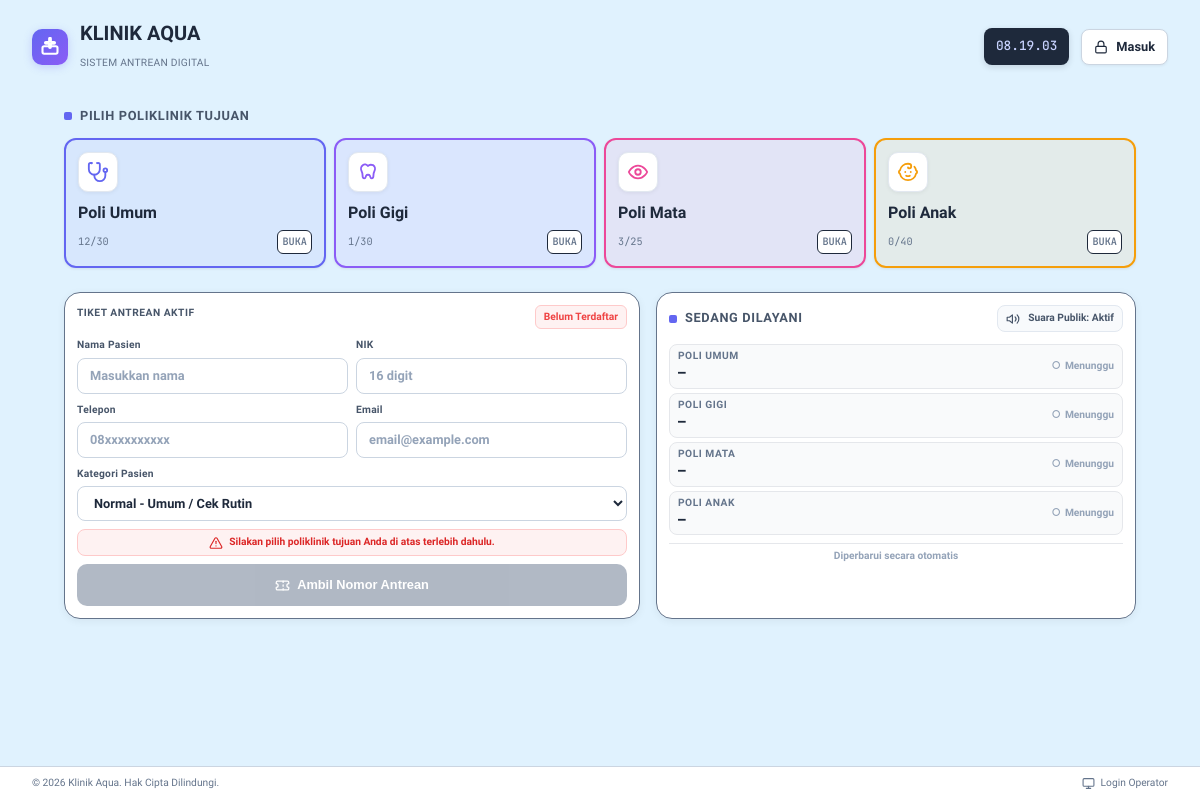
The page / on the database its author committed.
### queue_app/models.py (models this page shows, shortened)
class Poli(models.Model):
    POLI_CHOICES = [
        ('umum', 'Poli Umum'),
        ('gigi', 'Poli Gigi'),
        ('mata', 'Poli Mata'),
        ('anak', 'Poli Anak'),
    ]
    kode = models.CharField(max_length=10, choices=POLI_CHOICES, unique=True)
    nama = models.CharField(max_length=50)
    prefix = models.CharField(max_length=5)
    counter = models.IntegerField(default=1)  # nomor antrean berikutnya hari ini
    kuota_harian = models.IntegerField(default=50)
    durasi_rata_rata = models.IntegerField(default=10)  # estimasi durasi pelayanan per pasien (menit)

### queue_app/views.py (the view)
# urls.py: path('', views.index, name='index'),
def index(request):
    if request.user.is_authenticated:
        if request.user.groups.filter(name='admin').exists() or request.user.is_superuser:
            return redirect('queue_app:admin_dashboard')
        if request.user.groups.filter(name='dokter').exists():
            return redirect('queue_app:dokter_select')
    polis = Poli.objects.all()
    poli_data = [{'poli': p} for p in polis]
    context = {
        'poli_data': poli_data,
    }
    return render(request, 'queue_app/index.html', context)

### queue_app/templates/queue_app/index.html (shortened to what this page needs)
{% extends 'queue_app/base.html' %}
{% block content %}
<div class="main-content">
    <div id="poli-selection-container">
        <div class="section-title">Pilih Poliklinik Tujuan</div>
        <div class="poli-grid">
            {% for data in poli_data %}
            <div class="poli-card" data-kode="{{ data.poli.kode }}" onclick="selectPoli('{{ data.poli.kode }}', '{{ data.poli.nama }}')">
                <div class="poli-icon">
                    {% if data.poli.kode == 'umum' %}
                    <svg xmlns="http://www.w3.org/2000/svg" width="22" height="22" viewBox="0 0 24 24" fill="none" stroke="#6366f1" stroke-width="2" stroke-linecap="round" stroke-linejoin="round"><path d="M4.8 2.3A.3.3 0 1 0 5 2H4a2 2 0 0 0-2 2v5a6 6 0 0 0 6 6 6 6 0 0 0 6-6V4a2 2 0 0 0-2-2h-1a.2.2 0 1 0 .3.3"/><path d="M8 15v1a6 6 0 0 0 6 6v0a6 6 0 0 0 6-6v-4"/><circle cx="20" cy="10" r="2"/></svg>
                    {% elif data.poli.kode == 'gigi' %}
                    <svg xmlns="http://www.w3.org/2000/svg" width="22" height="22" viewBox="0 0 24 24" fill="none" stroke="#8b5cf6" stroke-width="2" stroke-linecap="round" stroke-linejoin="round"><path d="M12 5.5c-1.5-2-4-2.5-5.5-1C4 6 4 9 5 11c.5 1 1 2 1 4s.5 4 2 4 1.5-2 2-3c.5-1 .5-1 2-1s1.5 0 2 1c.5 1 .5 3 2 3s2-2 2-4 .5-3 1-4c1-2 1-5-1.5-6.5C16 4 13.5 3.5 12 5.5z"/></svg>
                    {% elif data.poli.kode == 'mata' %}
                    <svg xmlns="http://www.w3.org/2000/svg" width="22" height="22" viewBox="0 0 24 24" fill="none" stroke="#ec4899" stroke-width="2" stroke-linecap="round" stroke-linejoin="round"><path d="M2 12s3-7 10-7 10 7 10 7-3 7-10 7-10-7-10-7Z"/><circle cx="12" cy="12" r="3"/></svg>
                    {% endif %}
                </div>
                <div class="poli-name">{{ data.poli.nama }}</div>
                <div class="poli-meta">
                    <span id="filled-{{ data.poli.kode }}">0/{{ data.poli.kuota_harian }}</span>
                    <span class="poli-status" id="status-badge-{{ data.poli.kode }}">BUKA</span>
                </div>
            </div>
            {% endfor %}
        </div>
    </div>
    <div class="content-grid">
        <div class="ticket-card">
            <div class="ticket-header">
                <div class="ticket-title">Tiket Antrean Aktif</div>
                <div class="ticket-status" id="ticket-status">Belum Terdaftar</div>
            </div>
            <div id="reg-section">
                <form onsubmit="handleRegistration(event)" id="reg-form">
                    <div class="ticket-form-group">
                        <div class="input-wrap">
                            <label for="nama">Nama Pasien</label>
                            <input type="text" id="nama" placeholder="Masukkan nama" required>
                        </div>
                        <div class="input-wrap">
                            <label for="nik">NIK</label>
                            <input type="text" id="nik" placeholder="16 digit" maxlength="16" required>
                        </div>
                    </div>
                    <div class="ticket-form-group">
                        <div class="input-wrap">
                            <label for="telepon">Telepon</label>
                            <input type="text" id="telepon" placeholder="08xxxxxxxxxx">
                        </div>
                        <div class="input-wrap">
                            <label for="email">Email</label>
                            <input type="email" id="email" placeholder="email@example.com">
                        </div>
                    </div>
                    <div class="ticket-form-group full">
                        <div class="input-wrap">
                            <label for="prioritas">Kategori Pasien</label>
                            <select id="prioritas">
                                <option value="0">Normal - Umum / Cek Rutin</option>
                            </select>
                        </div>
                    </div>
                    <div id="poli-hint" style="font-size: var(--font-xs); font-weight: var(--font-semibold); color: #dc2626; margin-bottom: var(--space-2); text-align: center; display: flex; align-items: center; justify-content: center; gap: 6px; background: #fef2f2; border: 1px solid #fecaca; border-radius: 8px; padding: var(--space-1) var(--space-2);">
                        Silakan pilih poliklinik tujuan Anda di atas terlebih dahulu.
                    </div>
                    <button type="submit" class="btn-submit" id="submit-btn" disabled>
                        Ambil Nomor Antrean
                    </button>
                </form>
            </div>
        </div>
        <div class="queue-card">
            <div style="display: flex; justify-content: space-between; align-items: center; margin-bottom: var(--space-3); flex-wrap: wrap; gap: var(--space-2);">
                <div class="section-title" style="margin-bottom: 0;">Sedang Dilayani</div>
                <div style="display: flex; align-items: center; gap: var(--space-2); background: #f8fafc; border: 1px solid #e2e8f0; border-radius: 8px; padding: var(--space-1) var(--space-2); cursor: pointer; transition: all 0.2s ease;" onclick="togglePublicAudio()" id="audio-toggle-btn" title="Aktifkan/Senyapkan Panggilan Suara Publik">
                    <span id="audio-toggle-icon" style="display: flex; align-items: center;">
                    </span>
                    <span style="font-size: var(--font-xs); font-weight: var(--font-bold);" id="audio-toggle-text">Suara Publik: Aktif</span>
                </div>
            </div>
            <div class="queue-list" id="queue-list">
                {% for data in poli_data %}
                        <div class="queue-item" data-kode="{{ data.poli.kode }}">
                    <div>
                        <div class="queue-poli">{{ data.poli.nama }}</div>
                        <div class="queue-number" id="queue-num-{{ data.poli.kode }}">—</div>
                    </div>
                    <div style="text-align: right;">
                        <div class="queue-status-label queue-status-idle" id="queue-status-{{ data.poli.kode }}">
                            <span class="queue-status-icon" aria-hidden="true">○</span>
                            <span class="queue-status-text">Menunggu</span>
                        </div>
                    </div>
                </div>
                {% endfor %}
            </div>
            <div class="queue-footer">Diperbarui secara otomatis</div>
        </div>
    </div>
</div>
{% endblock %}

### queue_app/templates/queue_app/base.html (shortened to what this page needs)
<!doctype html>
<html lang="id">
  <head>
  </head>
  <body>
    <header class="header">
      <div class="brand">
        <div class="brand-logo">
          <svg
            xmlns="http://www.w3.org/2000/svg"
            width="20"
            height="20"
            viewBox="0 0 24 24"
            fill="none"
            stroke="white"
            stroke-width="2.5"
            stroke-linecap="round"
            stroke-linejoin="round"
          >
            <path
              d="M11 2a1 1 0 0 1 2 0v4h4a1 1 0 0 1 0 2h-4v4a1 1 0 0 1-2 0v-4H7a1 1 0 0 1 0-2h4V2z"
            />
            <rect x="3" y="11" width="18" height="9" rx="2" />
          </svg>
        </div>
        <div class="brand-text">
          <strong>KLINIK AQUA</strong>
          <small>SISTEM ANTREAN DIGITAL</small>
        </div>
      </div>
      <div class="header-right">
        <div class="clock" id="header-clock">--:--:--</div>
        {% if user.is_authenticated %}
        {% if user.is_superuser or user.groups.all|join:","|stringformat:"s" == "admin" %}
        <a href="{% url 'queue_app:admin_dashboard' %}" class="btn">
          <svg
            xmlns="http://www.w3.org/2000/svg"
            width="14"
            height="14"
            viewBox="0 0 24 24"
            fill="none"
            stroke="currentColor"
            stroke-width="2"
            stroke-linecap="round"
            stroke-linejoin="round"
          >
            <rect x="3" y="3" width="18" height="18" rx="2" />
            <path d="M3 9h18M9 21V9" />
          </svg>
          Admin
        </a>
        {% endif %}
        {% if user.groups.all|join:","|stringformat:"s" == "dokter" %}
        <a href="{% url 'queue_app:dokter_select' %}" class="btn">
          <svg
            xmlns="http://www.w3.org/2000/svg"
            width="14"
            height="14"
            viewBox="0 0 24 24"
            fill="none"
            stroke="currentColor"
            stroke-width="2"
            stroke-linecap="round"
            stroke-linejoin="round"
          >
            <path
              d="M4.8 2.3A.3.3 0 1 0 5 2H4a2 2 0 0 0-2 2v5a6 6 0 0 0 6 6 6 6 0 0 0 6-6V4a2 2 0 0 0-2-2h-1a.2.2 0 1 0 .3.3"
            />
            <path d="M8 15v1a6 6 0 0 0 6 6v0a6 6 0 0 0 6-6v-4" />
            <circle cx="20" cy="10" r="2" />
          </svg>
          Dokter
        </a>
        {% endif %}
        <a href="{% url 'queue_app:logout' %}" class="btn">
          <svg
            xmlns="http://www.w3.org/2000/svg"
            width="14"
            height="14"
            viewBox="0 0 24 24"
            fill="none"
            stroke="currentColor"
            stroke-width="2"
            stroke-linecap="round"
            stroke-linejoin="round"
          >
            <path d="M9 21H5a2 2 0 0 1-2-2V5a2 2 0 0 1 2-2h4" />
            <polyline points="16 17 21 12 16 7" />
            <line x1="21" y1="12" x2="9" y2="12" />
          </svg>
          Keluar
        </a>
        {% else %}
        <a href="{% url 'queue_app:login' %}" class="btn">
          <svg
            xmlns="http://www.w3.org/2000/svg"
            width="14"
            height="14"
            viewBox="0 0 24 24"
            fill="none"
            stroke="currentColor"
            stroke-width="2"
            stroke-linecap="round"
            stroke-linejoin="round"
          >
            <rect x="3" y="11" width="18" height="11" rx="2" ry="2" />
            <path d="M7 11V7a5 5 0 0 1 10 0v4" />
          </svg>
          Masuk
        </a>
        {% endif %}
      </div>
    </header>
    <main class="main-content">{% block content %}{% endblock %}</main>
    <footer class="footer">
      <div>© 2026 Klinik Aqua. Hak Cipta Dilindungi.</div>
      <div style="display: flex; align-items: center; gap: 6px">
        <svg
          xmlns="http://www.w3.org/2000/svg"
          width="13"
          height="13"
          viewBox="0 0 24 24"
          fill="none"
          stroke="currentColor"
          stroke-width="2"
          stroke-linecap="round"
          stroke-linejoin="round"
        >
          <rect x="2" y="3" width="20" height="14" rx="2" />
          <line x1="8" y1="21" x2="16" y2="21" />
          <line x1="12" y1="17" x2="12" y2="21" />
        </svg>
        Login Operator
      </div>
    </footer>
  </body>
</html>

### queue_app/templates/queue_app/base.html (style rules this page uses)
:root { --font-xs: 0.64rem; --font-sm: 0.8rem; --font-base: 1rem; --font-lg: 1.25rem; --font-xl: 1.563rem; --font-2xl: 1.953rem; --font-3xl: 2.441rem; --font-4xl: 3.052rem; --line-tight: 1.2; --line-snug: 1.375; --line-normal: 1.5; --line-relaxed: 1.625; --line-loose: 2; --letter-tighter: -0.05em; --letter-tight: -0.025em; --letter-normal: 0em; --letter-wide: 0.025em; --letter-wider: 0.05em; --letter-widest: 0.1em; --font-light: 300; --font-normal: 400; --font-medium: 500; --font-semibold: 600; --font-bold: 700; --font-extrabold: 800; --color-text-primary: #1e293b; --color-text-secondary: #475569; --color-text-tertiary: #64748b; --color-text-muted: #94a3b8; --color-accent: #6366f1; --color-accent-light: #a5b4fc; --color-accent-bg: #eef2ff; --color-background: #e0f2fe; --color-surface: #ffffff; --color-accent-hover: #4f46e5; --space-1: 0.25rem; --space-2: 0.5rem; --space-3: 0.75rem; --space-4: 1rem; --space-5: 1.25rem; --space-6: 1.5rem; --space-8: 2rem; --space-10: 2.5rem; --space-12: 3rem; --space-16: 4rem; --space-20: 5rem; }
* { box-sizing: border-box; margin: 0; padding: 0; }
* { -ms-overflow-style: none; scrollbar-width: none; }
body { font-family: "Plus Jakarta Sans", system-ui, -apple-system, BlinkMacSystemFont, "Segoe UI", Roboto, sans-serif; background-color: var(--color-background); color: var(--color-text-secondary); min-height: 100vh; width: 100%; max-width: 100%; overflow-x: hidden; overflow-y: auto; display: flex; flex-direction: column; line-height: var(--line-relaxed); font-size: var(--font-base); -webkit-font-smoothing: antialiased; -moz-osx-font-smoothing: grayscale; text-rendering: optimizeLegibility; }
small, .text-sm { font-size: var(--font-sm); line-height: var(--line-snug); }
.header { background: transparent; padding: var(--space-2) var(--space-8); display: flex; justify-content: space-between; align-items: center; margin-top: var(--space-3); position: sticky; top: var(--space-3); z-index: 100; }
.brand { display: flex; align-items: center; gap: var(--space-3); }
.brand-logo { width: 36px; height: 36px; border-radius: 10px; background: linear-gradient(135deg, #6366f1, #8b5cf6); display: grid; place-items: center; color: white; font-size: 16px; border: none; box-shadow: 0 2px 8px rgba(99, 102, 241, 0.25); }
.brand-text strong { display: block; font-size: var(--font-lg); font-weight: var(--font-extrabold); color: var(--color-text-primary); line-height: var(--line-snug); }
.brand-text small { font-size: var(--font-xs); color: var(--color-text-tertiary); font-weight: var(--font-medium); letter-spacing: var(--letter-wide); line-height: var(--line-snug); }
.header-right { display: flex; align-items: center; gap: var(--space-3); }
.clock { background: var(--color-text-primary); color: #c7d2fe; font-family: "JetBrains Mono", monospace; font-size: var(--font-sm); font-weight: var(--font-medium); padding: var(--space-2) var(--space-3); border-radius: 8px; border: none; box-shadow: 0 2px 6px rgba(17, 24, 39, 0.15); }
.btn { display: inline-flex; align-items: center; gap: var(--space-2); padding: var(--space-2) var(--space-3); border: 1px solid #cbd5e1; border-radius: 8px; background: var(--color-surface); font-family: inherit; font-size: var(--font-sm); font-weight: var(--font-semibold); cursor: pointer; text-decoration: none; color: var(--color-text-primary); box-shadow: 0 1px 3px rgba(0, 0, 0, 0.06); transition: all 0.2s cubic-bezier(0.4, 0, 0.2, 1); line-height: var(--line-snug); }
.main-content { flex: 1; padding: var(--space-3) var(--space-8); display: flex; flex-direction: column; gap: var(--space-3); }
.footer { border-top: 1px solid #cbd5e1; background: var(--color-surface); padding: var(--space-2) var(--space-8); display: flex; justify-content: space-between; align-items: center; font-size: var(--font-xs); color: var(--color-text-tertiary); font-weight: var(--font-medium); }
.section-title { font-size: var(--font-sm); font-weight: var(--font-extrabold); letter-spacing: var(--letter-wider); text-transform: uppercase; display: flex; align-items: center; gap: var(--space-2); margin-bottom: var(--space-3); color: var(--color-text-secondary); }
.section-title::before { content: ""; width: 8px; height: 8px; background: var(--color-accent); border-radius: 2px; }
img, video, iframe, canvas, svg { max-width: 100%; height: auto; }
* { word-wrap: break-word; overflow-wrap: break-word; }

### rows shown on the page
Poli: kode "umum" (drawn), poli.nama "Poli Umum", poli.nama "POLI UMUM"
Poli: kode "gigi" (drawn), poli.nama "Poli Gigi", poli.nama "POLI GIGI"
Poli: kode "mata" (drawn), poli.nama "Poli Mata", poli.nama "POLI MATA"
Poli: kode "anak" (drawn), poli.nama "Poli Anak", poli.nama "POLI ANAK"
